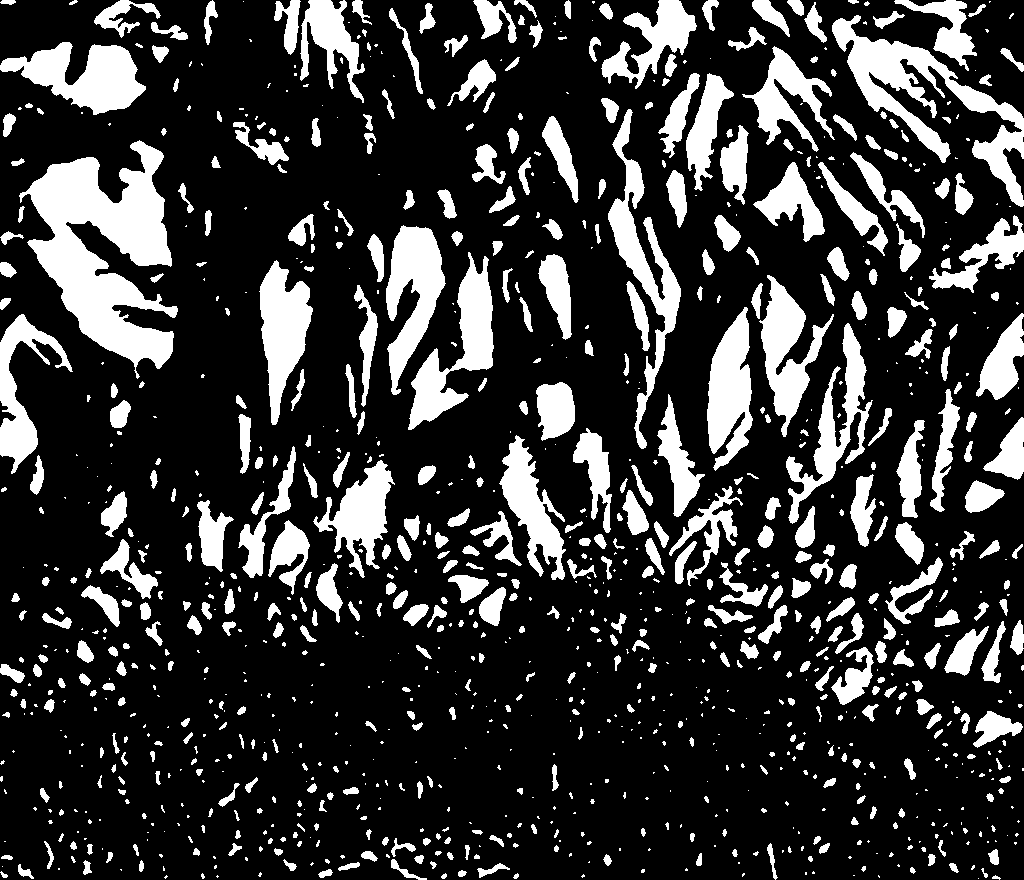
#> input picture C2-C3S 28d cryoBIB_004-cut.tif, 1024 x 880 px; its folder holds 2 pictures in this run
$ python particleSizeDistribution.py   (older library calls are emulated)
#> lines starting #> are read from the running program, lines starting #| are printed output that depends on the picture
import csv
import os, sys, getopt
import subprocess
import math
import tkinter as tk
import mmap
from tkinter import filedialog
from subprocess import check_output
import time
import multiprocessing

import cv2
import numpy

def programInfo():
    print("#########################################################")
    print("# A Script to process the Particle Size Distribution    #")
    print("#                                                       #")
    print("# © 2020 Florian Kleiner                                #")
    print("#   Bauhaus-Universität Weimar                          #")
    print("#   F. A. Finger-Institut für Baustoffkunde             #")
    print("#                                                       #")
    print("#########################################################")
    print()

#### process given command line arguments
def processArguments():
    global outputDirName
    global showDebuggingOutput
    global pixelWidth
    global ignoreBorder
    global minLength
    global materialColor
    global maskPagePos
    argv = sys.argv[1:]
    usage = sys.argv[0] + " [-h] [-o] [-s] [-p] [-d]"
    try:
        opts, args = getopt.getopt(argv,"hs:p:o:d",[])
    except getopt.GetoptError:
        print( usage )
    for opt, arg in opts:
        if opt == '-h':
            print( 'usage: ' + usage )
            print( '-h,                  : show this help' )
            print( '-o,                  : setting output directory name [' + outputDirName + ']' )
            print( '-s,                  : set pixel size [' + str( pixelWidth ) + ' nm per pixel]' )
            print( '-p,                  : set page position of the mask in a TIFF [' + str( maskPagePos + 1 ) + ']' )
            print( '-d                   : show debug output' )
            print( '' )
            sys.exit()
        elif opt in ("-o"):
            outputDirName = arg
            print( 'changed output directory to ' + outputDirName )
        elif opt in ("-s"):
            pixelWidth = float( arg )
        elif opt in ("-p"):
            maskPagePos = int( arg ) -1
            if ( maskPagePos < 0 ):
                maskPagePos = 0
        elif opt in ("-d"):
            print( 'show debugging output' )
            showDebuggingOutput = True
    # print information for the main settings:
    print( 'Settings:')
    print( ' - pixel size is set to ' + str( pixelWidth ) + ' nm per pixel')
    if ( ignoreBorder ) : print( ' - areas touching a border will be ignored' )
    else : print( ' - areas touching a border will be included (may be flawed!)' )
    print( ' - ignoring areas smaller than ' + str( minLength ) + ' pixel')
    if ( materialColor == 0 ) : colorName = 'white'
    else: colorName = 'black'
    print( ' - calculating the Cord Length Distribution of ' + colorName + ' areas')
    if ( maskPagePos == 0 ) : print( ' - expecting a normal b/w TIFF or a multi page TIFF, where the mask is on page 1' )
    else : print( ' - expecting a multi page Tiff where the mask is on page ' + str( maskPagePos + 1 ) )
    print( '' )

def getPoreDiameter( area ):
    return ( math.sqrt( area /math.pi )*2 )

def getPoreVolume( area ):
    radius = getPoreDiameter( area )/2
    return 4/3*(math.pi*(radius**3))

def getPoreSurface( area ):
    radius = getPoreDiameter( area )/2
    return (4*math.pi*(radius**2))

def writeCSV( workingDirectory, outputDirName, filename, sumResultCSV, CSVdelimiter, showDebuggingOutput ):
    csvFileName = "./" + outputDirName + "/sumPSD" + filename + ".csv"
    if ( showDebuggingOutput ): print( " saving " + csvFileName )
    if ( sumResultCSV != '' ):
        headerLine = "poreNr" + CSVdelimiter + "area [nm^2]" + CSVdelimiter + "diameter [nm]" + CSVdelimiter + "volume [nm^3]" + CSVdelimiter + "surface [nm^2]\n"
        resultFile = open(workingDirectory + "/" + csvFileName,"w")
        resultFile.write( headerLine + sumResultCSV )
        resultFile.close() #to change file access modes

def processPSD( workingDirectory, filename, position, maskPagePos, outputDirName, CSVdelimiter, showDebuggingOutput ):
    sumResultCSV = ''
    processID = " #" + str(position) + ": "

    frame = cv2.imread( workingDirectory + "/" + filename )

    if frame is None:
        print( processID + 'Error loading ' + filename)
        exit()
    else:
        print( processID + "Analysing " + filename )

    #binarizes an image
    frame = cv2.cvtColor(frame, cv2.COLOR_BGR2GRAY)
    ret, frame = cv2.threshold(frame, 127, 255, cv2.THRESH_BINARY)
    #if ( showDebuggingOutput ) : print( "Trying to find contours" )
    #frame, contours, hierarchy = cv2.findContours(frame, cv2.RETR_TREE, cv2.CHAIN_APPROX_SIMPLE)
    contours, hierarchy = cv2.findContours(frame, cv2.RETR_TREE, cv2.CHAIN_APPROX_SIMPLE)

    areas = []
    contourCount = len(contours)
    for i in range(0, contourCount):
        areas.append(cv2.contourArea(contours[i]))

    diameters = []
    cleanedAreas = []
    volumes = []
    surfaces = []
    pos = 0
    progressFactor = 50000
    for i in range(0, contourCount):
        if ( areas[i] > 0 ):
            diameters.append( getPoreDiameter( areas[i] ) )
            cleanedAreas.append( areas[i] )
            volumes.append( getPoreVolume( areas[i] ) )
            surfaces.append( getPoreSurface( areas[i] ) )
            if ( showDebuggingOutput ) :
                print( processID + 'Area ' + str( pos+1 ) + ':'  + str( areas[i] ) )
            else:
                if ( pos % progressFactor == 0 ): print( processID + "...processing particle #" + str( pos ) + "/" + str( contourCount ))#, end="\r")
            sumResultCSV += str( pos+1 ) + CSVdelimiter + str( cleanedAreas[pos] ) + CSVdelimiter + str( diameters[pos] ) + CSVdelimiter + str( volumes[pos] ) + CSVdelimiter + str( surfaces[pos] ) + "\n"
            pos += 1
    print( processID + 'Analysed particles: ' + str( pos ) + ', ignored 0-values: ' + str( contourCount-pos ) )
    result = [cleanedAreas, diameters, volumes, surfaces]
    writeCSV( workingDirectory, outputDirName, filename, sumResultCSV, CSVdelimiter, showDebuggingOutput )

    return [diameters, cleanedAreas, volumes, surfaces]

result_list = []
def log_result(result):
    global result_list
    # This is called whenever foo_pool(i) returns a result.
    # result_list is modified only by the main process, not the pool workers.
    result_list.append(result)

if __name__ == '__main__':

    # remove root windows
    root = tk.Tk()
    root.withdraw()

    #### main definitions
    home_dir = os.path.dirname(os.path.realpath(__file__))
    coreCount = multiprocessing.cpu_count()
    processCount = (coreCount - 1) if coreCount > 1 else 1

    outputDirName = "resultsPSD"
    showDebuggingOutput = False

    materialColor = 255#0
    poreColor = 0#255
    maskPagePos = 1     # second image in tiff stack is the masked image
    ignoreBorder = True#False#True
    minLength = 1
    sumResultCSV = ''
    pixelWidth = 2.9141 #nm
    CSVdelimiter = "	" # tab

    ### actual program start
    programInfo()
    processArguments()
    workingDirectory = filedialog.askdirectory(title='Please select the image / working directory')
#> the answer given: .
    if ( showDebuggingOutput ) :
        print( 'Found ' + str( coreCount ) + ' CPU cores. Using max. ' + str( processCount ) + ' processes at once.' )
        print( "I am living in '" + home_dir + "'" )
        print( "Selected working directory: " + workingDirectory, end='\n\n' )


    count = 0
    position = 0
    fileList = []
    ## count files
    if os.path.isdir( workingDirectory ) :
        for file in os.listdir(workingDirectory):
            if ( file.endswith(".tif") or file.endswith(".TIF")):
                #if ( threadPos > coreCount ) :
                #    threadPos = 0
                fileList.append( file )
                #threadPos = threadPos + 1
                count = count + 1

    print( str(count) + " Tiffs found!" )
    ## run actual code
    if ( count > 0 ):
        if not os.path.exists( workingDirectory + "/" + outputDirName ):
            os.makedirs( workingDirectory + "/" + outputDirName )
        pool = multiprocessing.Pool(processCount)
        for file in fileList:
            filename = os.fsdecode(file)
            position += 1
            pool.apply_async(processPSD, args=( workingDirectory, filename, position, maskPagePos, outputDirName, CSVdelimiter, showDebuggingOutput ), callback = log_result)
#> this loop made 2 passes
#> (printed output is left out)
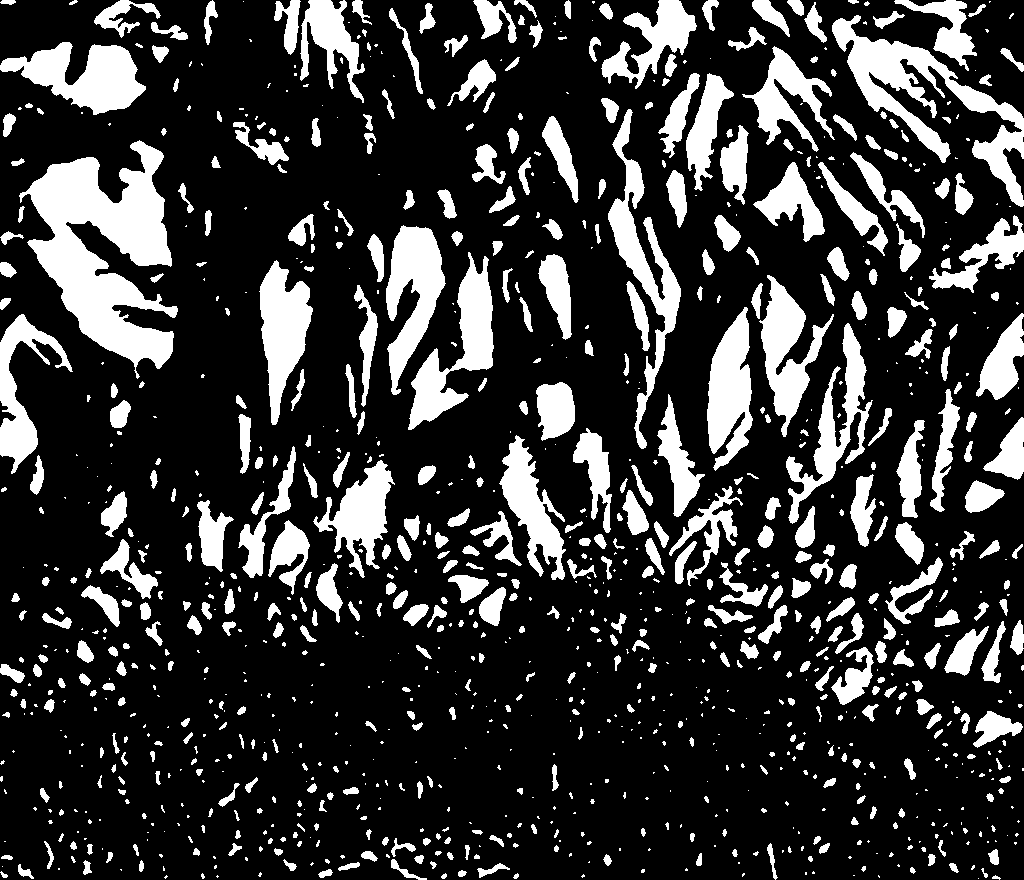
#> input picture C2-C3S 28d cryoBIB_004-cut.tif, 1024 x 880 px
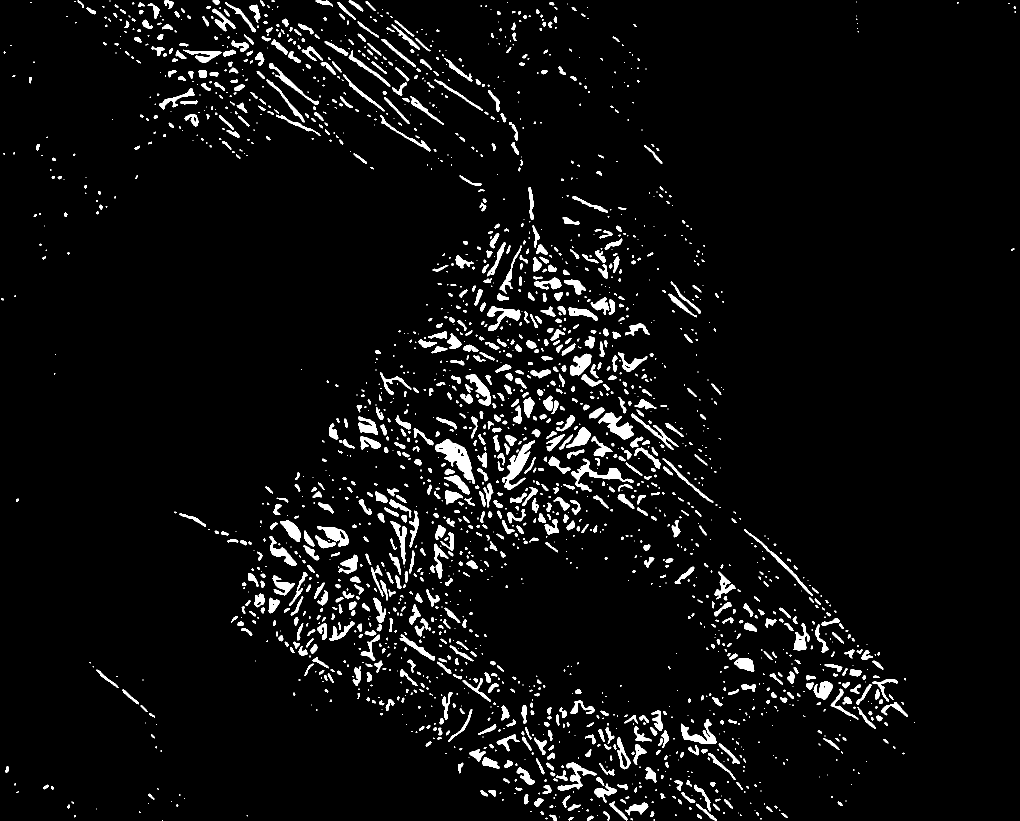
#> input picture pores_C3S 28d BIB 6KV 6h_005.tif, 2040 x 1642 px (shown at 1/2 size)

        pool.close()
        pool.join()


        print( "generating full csv" )
        sumResultCSV = ''
        pos = 0
        for result in result_list:
            sumResultCSV += str( pos+1 )
            for item in result:
                sumResultCSV += CSVdelimiter + str( item )
            sumResultCSV += "\n"
            pos += 1

        writeCSV( workingDirectory, outputDirName, '', sumResultCSV, CSVdelimiter, showDebuggingOutput )

    print( "Results can be found in directory:" )
    print( "  " +  workingDirectory + "/" + outputDirName + "/\n" )
    print( "Script DONE!" )
